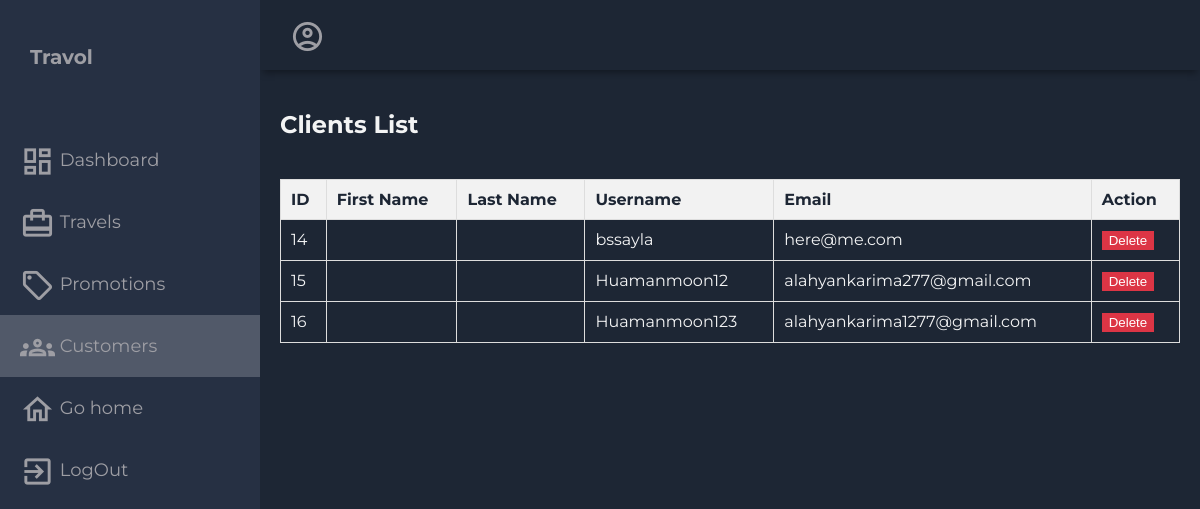
The page /clients/ on the database as committed earlier.
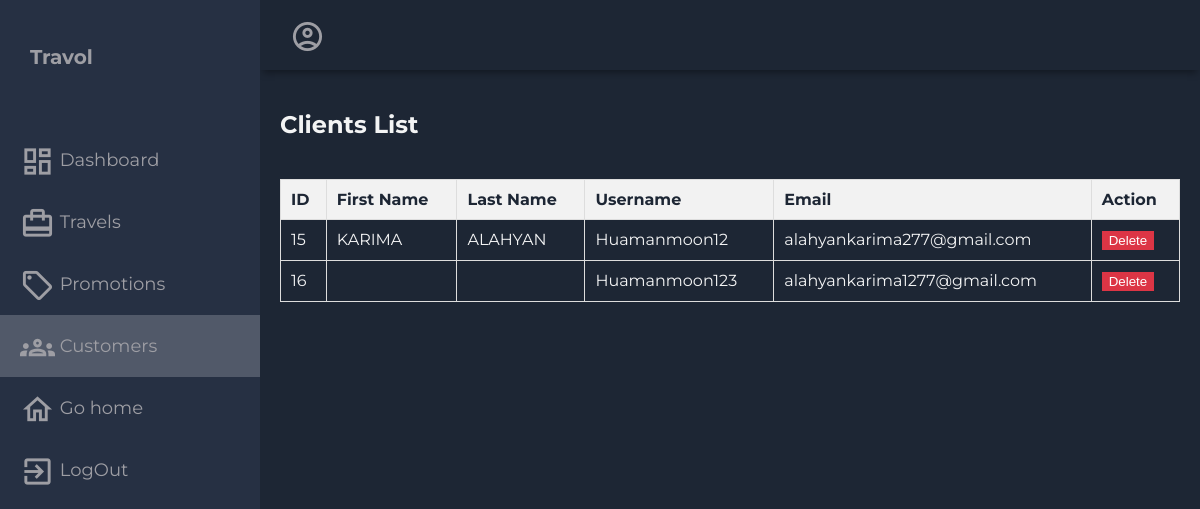
The same page on the database as committed later.
### myfirstapp/models.py (models this page shows, shortened)
class CustomUser(AbstractUser):
    email = models.EmailField(unique=True)
    password = models.CharField(max_length=128)  # Use a more secure method for storing passwords
    birth_date = models.DateField(null=True, blank=True)
    first_name = models.CharField(max_length=30)
    last_name = models.CharField(max_length=30)
    groups = models.ManyToManyField(
        "auth.Group",
        related_name="customuser_set",
        blank=True,
        help_text="The groups this user belongs to. A user will get all permissions granted to each of their groups.",
        verbose_name="groups",
    )
    user_permissions = models.ManyToManyField(
        "auth.Permission",
        related_name="customuser_set",
        blank=True,
        help_text="Specific permissions for this user.",
        verbose_name="user permissions",
    )

### myfirstapp/views.py (the view)
# urls.py: path('clients/', client_list, name='client_list'),
def client_list(request):
    users = get_user_model().objects.filter(is_superuser=False)
    username = request.user.username
    context = {
        'username': username,
        'user_list':users,
     }
    return render(request, 'myfirstapp/Clients.html', context )

### myfirstapp/templates/myfirstapp/Clients.html (shortened to what this page needs)
<!DOCTYPE html>
<html lang="en">
  <head>
  </head>
  <body>
    <div class="grid-container">
      <header class="header">
        <div class="header-right">
          <span class="material-icons-outlined">account_circle</span>
        </div>
      </header>
      <aside id="sidebar">
        <div class="sidebar-title">
          <div class="sidebar-brand">
           Travol
          </div>
        </div>
        <ul class="sidebar-list">
          <li class="sidebar-list-item">
            <a href="{% url 'administrator_dashboard' %}" target="_blank">
              <span class="material-icons-outlined">dashboard</span> Dashboard
            </a>
          </li>
          <li class="sidebar-list-item">
            <a href="{% url 'list_travels'%}" target="_blank">
                <span class="material-icons-outlined">card_travel</span> Travels
            </a>
          </li>
          <li class="sidebar-list-item">
            <a href="{% url 'add_promotion' %}" target="_blank">
                <span class="material-icons-outlined">local_offer</span> Promotions
            </a>
          </li>
          <li class="sidebar-list-item" id="aa">
            <a href="{% url 'client_list' %}" target="_blank">
              <span class="material-icons-outlined">groups</span> Customers
            </a>
          </li>
          <li class="sidebar-list-item">
            <a href="{% url 'home_page' %}" target="_blank">
                <span class="material-icons-outlined">home</span> Go home
            </a>
        </li>
          <li class="sidebar-list-item">
            <a href="{% url 'logout_view' %}" target="_blank">
                <span class="material-icons-outlined">exit_to_app</span> LogOut
            </a>
        </li>
        </ul>
      </aside>
      {% block content %}
    <div class="main-container">
        <div class="main-title">
            <h2>Clients List</h2>
        </div>
        <div class="customer-list">
            <table class="table">
                <thead>
                    <tr>
                        <th>ID</th>
                        <th>First Name</th>
                        <th>Last Name</th>
                        <th>Username</th>
                        <th>Email</th>
                        <th>Action</th>
                    </tr>
                </thead>
                <tbody>
                    {% for user in user_list %}
                        <tr>
                            <td>{{ user.id }}</td>
                            <td>{{ user.first_name }}</td>
                            <td>{{ user.last_name }}</td>
                            <td>{{ user.username }}</td>
                            <td>{{ user.email }}</td>
                            <td>
                                <button class="btn btn-danger" onclick="deleteUser({{ user.id }})">Delete</button>
                            </td>
                        </tr>
                    {% endfor %}
                </tbody>
            </table>
        </div>
    </div>
{% endblock %}
    </div>
  </body>
</html>

### myfirstapp/templates/myfirstapp/Clients.html (style rules this page uses)
body { margin: 0; padding: 0; background-color: #1d2634; color: #9e9ea4; font-family: 'Montserrat', sans-serif; }
.material-icons-outlined { vertical-align: middle; line-height: 1px; font-size: 35px; }
.grid-container { display: grid; grid-template-columns: 260px 1fr 1fr 1fr; grid-template-rows: 0.2fr 3fr; grid-template-areas: 'sidebar header header header' 'sidebar main main main'; height: 100vh; }
.header { grid-area: header; height: 70px; display: flex; align-items: center; justify-content: space-between; padding: 0 30px 0 30px; box-shadow: 0 6px 7px -3px rgba(0, 0, 0, 0.35); }
#sidebar { grid-area: sidebar; height: 100%; background-color: #263043; overflow-y: auto; transition: all 0.5s; -webkit-transition: all 0.5s; }
.sidebar-title { display: flex; justify-content: space-between; align-items: center; padding: 30px 30px 30px 30px; margin-bottom: 30px; }
.sidebar-brand { margin-top: 15px; font-size: 20px; font-weight: 700; }
.sidebar-list { padding: 0; margin-top: 15px; list-style-type: none; }
.sidebar-list-item { padding: 20px 20px 20px 20px; font-size: 18px; }
#aa { background-color: rgba(255, 255, 255, 0.2); }
.sidebar-list-item > a { text-decoration: none; color: #9e9ea4; }
.main-container { grid-area: main; overflow-y: auto; padding: 20px 20px; color: rgba(255, 255, 255, 0.95); }
.main-title { display: flex; justify-content: space-between; }
.customer-list { margin-top: 20px; }
.table { width: 100%; border-collapse: collapse; }
th, td { padding: 10px; border: 1px solid #ddd; text-align: left; }
th { background-color: #f2f2f2; color: #1d2634; }
.btn-danger { background-color: #dc3545; color: #fff; border: 1px solid #dc3545; }

Rows that differ between the two databases and show on the page:
removed CustomUser: id "14", username "bssayla", email "here@me.com"
changed CustomUser "Huamanmoon12": first_name (not shown) → "KARIMA"; last_name (not shown) → "ALAHYAN"
